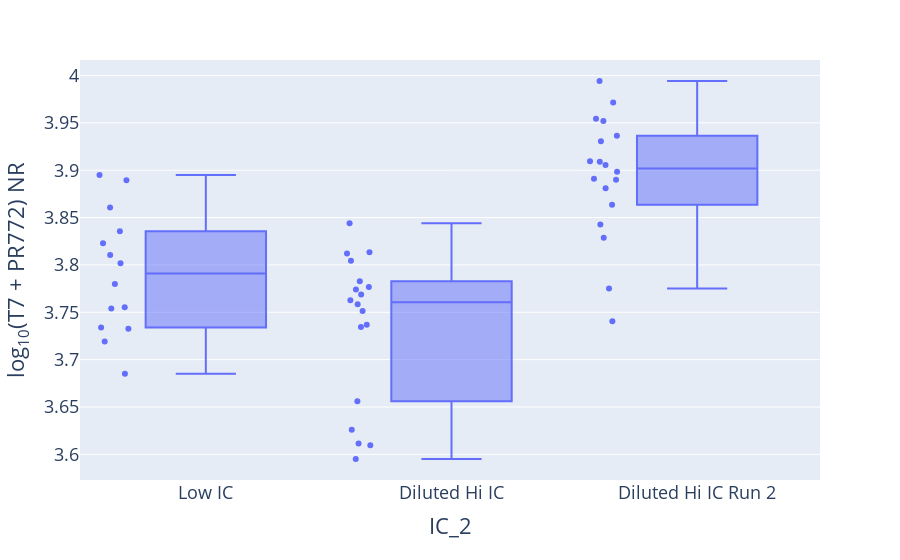

Here is the notebook cell this chart was saved with:
### Markdown cell above
Just showing difference between the two diluted Hi-IC runs.

### Code cell
fig = px.box(
    merged_recent, y='Log10 T7 + PR772 NR (Composition File)',
    x='IC_2', hover_data=['T7 + PR772 NR (Composition File)', 'Accession', 'Sample Name', 'Batch ID', 'Run Date'], points='all',
    labels={'Log10 T7 + PR772 NR (Composition File)': 'log<sub>10</sub>(T7 + PR772) NR',
            'T7 + PR772 NR (Composition File)': 'T7 + PR772 NR'})
fig.update_layout(font=dict(size=18), height=600)
fig.show()
# fig.write_html('plots/Diluted_Hi_IC_vs_Low_IC.html')

### Figure 1 — Plotly figure (JSON) as saved in the notebook; plotly's stock layout.template omitted (floating-point values rounded to 4 significant figures; data arrays with more than 128 entries replaced by an {"elided": "..."} marker saying what was removed)
{"data": [{"alignmentgroup": "True", "boxpoints": "all", "customdata": {"elided": "50x5 mixed values"}, "hoverlabel": {"namelength": 0}, "hovertemplate": "IC_2=%{x}<br>log<sub>10</sub>(T7 + PR772) NR=%{y}<br>T7 + PR772 NR=%{customdata[0]}<br>Accession=%{customdata[1]}<br>Sample Name=%{customdata[2]}<br>Batch ID=%{customdata[3]}<br>Run Date=%{customdata[4]}", "legendgroup": "", "marker": {"color": "#636efa"}, "name": "", "notched": false, "offsetgroup": "", "orientation": "v", "showlegend": false, "type": "box", "x": ["Low IC", "Low IC", "Low IC", "Low IC", "Low IC", "Low IC", "Low IC", "Low IC", "Low IC", "Low IC", "Low IC", "Low IC", "Low IC", "Low IC", "Diluted Hi IC", "Diluted Hi IC", "Diluted Hi IC", "Diluted Hi IC", "Diluted Hi IC", "Diluted Hi IC", "Diluted Hi IC", "Diluted Hi IC", "Diluted Hi IC", "Diluted Hi IC", "Diluted Hi IC", "Diluted Hi IC", "Diluted Hi IC", "Diluted Hi IC", "Diluted Hi IC", "Diluted Hi IC", "Diluted Hi IC", "Diluted Hi IC", "Diluted Hi IC Run 2", "Diluted Hi IC Run 2", "Diluted Hi IC Run 2", "Diluted Hi IC Run 2", "Diluted Hi IC Run 2", "Diluted Hi IC Run 2", "Diluted Hi IC Run 2", "Diluted Hi IC Run 2", "Diluted Hi IC Run 2", "Diluted Hi IC Run 2", "Diluted Hi IC Run 2", "Diluted Hi IC Run 2", "Diluted Hi IC Run 2", "Diluted Hi IC Run 2", "Diluted Hi IC Run 2", "Diluted Hi IC Run 2", "Diluted Hi IC Run 2", "Diluted Hi IC Run 2"], "x0": " ", "xaxis": "x", "y": [3.78, 3.754, 3.733, 3.734, 3.823, 3.685, 3.755, 3.895, 3.719, 3.802, 3.81, 3.889, 3.836, 3.861, 3.611, 3.61, 3.656, 3.595, 3.626, 3.783, 3.812, 3.735, 3.774, 3.758, 3.751, 3.804, 3.737, 3.763, 3.813, 3.844, 3.769, 3.777, 3.952, 3.954, 3.971, 3.881, 3.909, 3.741, 3.909, 3.843, 3.905, 3.994, 3.891, 3.931, 3.775, 3.936, 3.898, 3.89, 3.864, 3.829], "y0": " ", "yaxis": "y"}], "layout": {"autosize": true, "boxmode": "group", "font": {"size": 18}, "legend": {"tracegroupgap": 0}, "margin": {"t": 60}, "xaxis": {"anchor": "y", "autorange": true, "domain": [0, 1], "range": [-0.509, 2.5], "title": {"text": "IC_2"}, "type": "category"}, "yaxis": {"anchor": "x", "autorange": true, "domain": [0, 1], "range": [3.573, 4.016], "title": {"text": "log<sub>10</sub>(T7 + PR772) NR"}, "type": "linear"}}}
